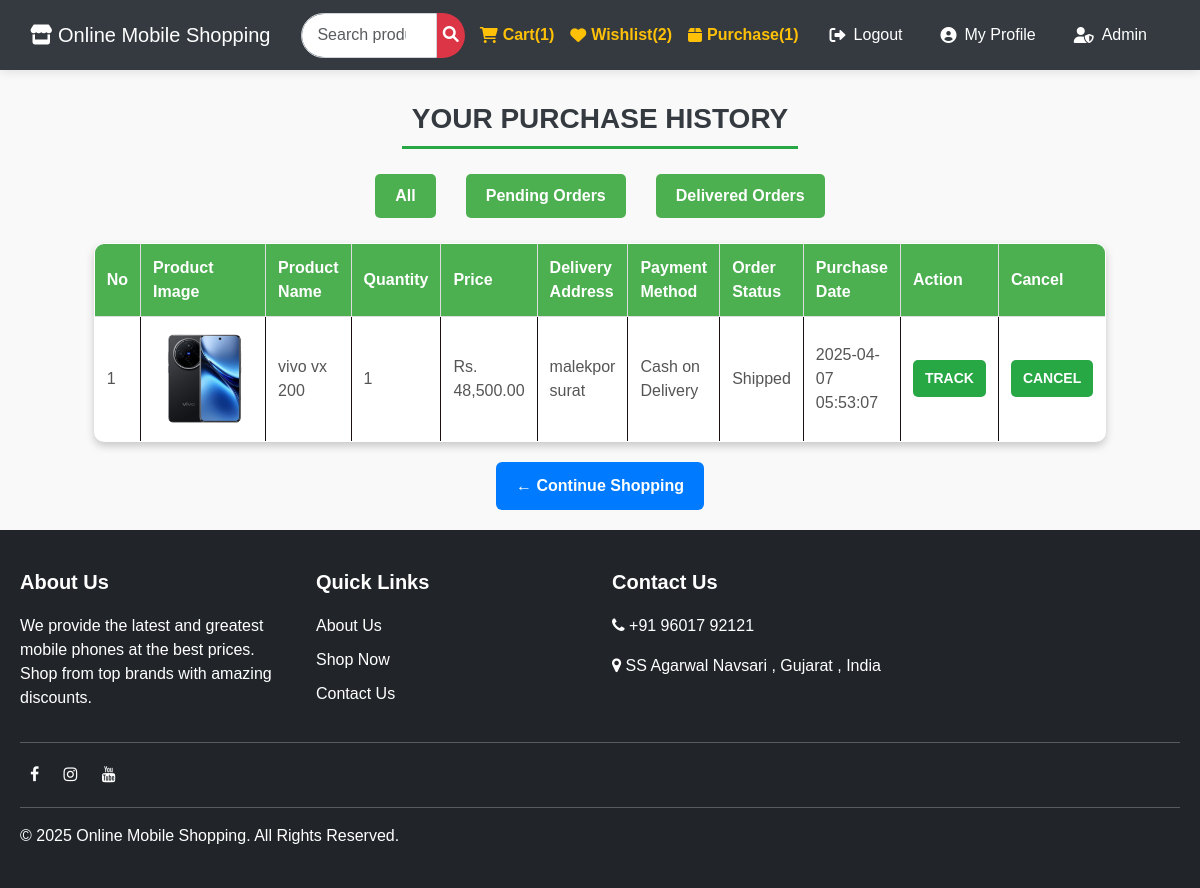
/api/viewpurchase.php (signed in), run on the app's committed database.
### tables this page shows
CREATE TABLE IF NOT EXISTS `purchases` (
  `id` int NOT NULL AUTO_INCREMENT,
  `user_id` int NOT NULL,
  `product_id` int NOT NULL,
  `quantity` int NOT NULL,
  `price` float NOT NULL,
  `address` varchar(200) NOT NULL,
  `purchase_date` timestamp NULL DEFAULT CURRENT_TIMESTAMP,
  `order_status` enum('Pending Payment','Processing','Shipped','Out for Delivery','Delivered') DEFAULT 'Processing',
  `payment_method` varchar(50) DEFAULT NULL,
  PRIMARY KEY (`id`),
  KEY `user_id` (`user_id`),
  KEY `product_id` (`product_id`)
);

CREATE TABLE IF NOT EXISTS `product` (
  `ID` int NOT NULL AUTO_INCREMENT,
  `P_NAME` varchar(100) NOT NULL,
  `P_PRICE` varchar(100) NOT NULL,
  `P_QUENTITY` int NOT NULL,
  `P_COMPANY` varchar(200) NOT NULL,
  `P_IMAGE` varchar(200) NOT NULL,
  `P_DISCOUNT` float DEFAULT '0',
  `P_DISCOUNTED_PRICE` decimal(10,2) NOT NULL,
  `P_RAM` varchar(50) NOT NULL,
  `P_ROM` varchar(50) NOT NULL,
  `P_COLOR` varchar(50) NOT NULL,
  `P_DISPLAY` varchar(100) NOT NULL,
  `P_BATTERY` varchar(100) NOT NULL,
  `P_PROCESSOR` varchar(100) NOT NULL,
  `P_CAMERA` varchar(100) NOT NULL,
  PRIMARY KEY (`ID`)
);

### api/viewpurchase.php (the view, shortened to what this page needs)
<?php
include("header.php");
$user_id = $_SESSION['us_id'];
$query = "SELECT purchases.id, product.P_NAME, product.P_IMAGE, purchases.quantity, purchases.price,
                 purchases.address, purchases.payment_method,
                 purchases.order_status, purchases.purchase_date
          FROM purchases
          INNER JOIN product ON purchases.product_id = product.ID
          WHERE purchases.user_id = '$user_id'";
$result = $con->query($query);
?>
<!DOCTYPE html>
<html lang="en">
<head>
    <link rel="stylesheet" href="../css/purchase.css">
</head>
<body>
    <center><h2 class="cart-heading">Your Purchase History</h2></center>
    <div class="filter-buttons">
        <button class="filter-btn" onclick="filterOrders('all')">All</button>
        <button class="filter-btn" onclick="filterOrders('pending')">Pending Orders</button>
        <button class="filter-btn" onclick="filterOrders('Delivered')">Delivered Orders</button>
    </div>
    <table id="purchaseTable">
        <thead>
            <tr>
                <th>No</th>
                <th>Product Image</th>
                <th>Product Name</th>
                <th>Quantity</th>
                <th>Price</th>
                <th>Delivery Address</th>
                <th>Payment Method</th>
                <th>Order Status</th>
                <th>Purchase Date</th>
                <th class="action-column">Action</th>
                <th class="cancel-column">Cancel</th>
            </tr>
        </thead>
        <tbody>
            <?php if ($result->num_rows > 0): ?>
                <?php $serial = 1; while ($row = $result->fetch_assoc()): ?>
                    <tr class="order-row" data-status="<?= $row['order_status']; ?>">
                        <td><?= $serial++; ?></td>
                        <td><img src="../admin/product/<?= htmlspecialchars($row['P_IMAGE']); ?>" alt="Product Image" width="80"></td>
                        <td><?= htmlspecialchars($row['P_NAME']); ?></td>
                        <td><?= $row['quantity']; ?></td>
                        <td>Rs. <?= number_format($row['price'], 2); ?></td>
                        <td><?= htmlspecialchars($row['address']); ?></td>
                        <td><?= htmlspecialchars($row['payment_method']); ?></td>
                        <td><?= $row['order_status']; ?></td>
                        <td><?= $row['purchase_date']; ?></td>
                        <td class="action-column">
                        <?php if ($row['order_status'] !== 'Delivered'): ?>
                            <form method="GET" action="track_order.php">
                                <button type="submit" class="newbtn" <?= $row['order_status'] === 'Delivered' ? 'class="disabled-btn" disabled' : ''; ?>>Track</button>
                            </form>
                            <?php else: ?>
                                <button class="disabled-btn" disabled>Track</button>
                            <?php endif; ?>
                        </td>
                        <td class="cancel-column">
                            <?php if ($row['order_status'] !== 'Delivered'): ?>
                                <form method="POST" action="cancel_order.php" onsubmit="return confirm('Are you sure you want to cancel this order?');">
                                    <button type="submit" class="newbtn">Cancel</button>
                                </form>
                            <?php else: ?>
                                <button class="disabled-btn" disabled>Cancel</button>
                            <?php endif; ?>
                        </td>
                    </tr>
                <?php endwhile; ?>
            <?php else: ?>
                <tr>
                    <td colspan="10">No purchases found.</td>
                </tr>
            <?php endif; ?>
        </tbody>
    </table>
    <a href="homepage.php" class="continue-shopping">← Continue Shopping</a>
    <?php include 'footer.php'; ?>
</body>
</html>

### css/purchase.css (style rules this page uses)
body { font-family: Arial, sans-serif; background-color: #f9f9f9; margin: 0; padding: 0; }
h2 { text-align: center; margin-top: 20px; color: #333; }
table { margin: 20px auto; border-collapse: collapse; width: 90%; max-width: 1000px; background-color: #ffffff; box-shadow: 0 4px 8px rgba(0, 0, 0, 0.2); border-radius: 10px; overflow: hidden; border: 1px solid #e6e2e2; }
thead { background-color: #4CAF50; color: #ffffff; }
thead th { padding: 12px; text-align: left; border: 1px solid #ddd; }
tbody tr { border: 1px solid #ddd; transition: background-color 0.3s; }
td, th { padding: 12px; text-align: left; }
td { color: #555; border: 1px solid #1b0f0f; }
td img { width: 100px; height: 100px; object-fit: cover; border-radius: 8px; transition: transform 0.3s ease-in-out; }
.cart-heading { text-align: center; font-size: 28px; font-weight: bold; color: #343a40; text-transform: uppercase; margin: 20px 0; padding: 10px; border-bottom: 3px solid #28a745; display: inline-block; }
.newbtn { background-color: #28a745; color: white; padding: 8px 12px; border: none; border-radius: 5px; cursor: pointer; text-transform: uppercase; font-weight: bold; transition: all 0.3s ease-in-out; display: inline-block; font-size: 14px; }
.continue-shopping { display: block; background-color: #007bff; color: white; padding: 12px 20px; border-radius: 6px; font-size: 16px; font-weight: bold; text-decoration: none; text-align: center; transition: all 0.3s ease-in-out; width: fit-content; margin: 20px auto; }
.filter-buttons { margin-left : 250px; margin-right : 250px; display: flex; justify-content: center; align-items: center; gap: 20px; margin-bottom: 20px; }
.filter-btn { padding: 10px 30px; background-color: #4CAF50; color: white; border: none; cursor: pointer; border-radius: 6px; transition: background-color 0.3s ease, transform 0.2s ease; font-size: 16px; font-weight: bold; }

### api/header.php (style rules this page uses)
body { margin: 0; padding: 0; overflow-x: hidden; font-family: 'Segoe UI', Tahoma, Geneva, Verdana, sans-serif; background-color: #f8f9fa; }

### api/viewpurchase.php (style rules this page uses)
.filter-buttons { text-align: center; margin-bottom: 20px; }
.filter-btn { padding: 10px 20px; margin: 5px; background-color: #4CAF50; color: white; border: none; cursor: pointer; border-radius: 5px; transition: 0.3s; }
.newbtn { background-color: #28a745; color: white; padding: 8px 12px; border: none; border-radius: 5px; cursor: pointer; text-transform: uppercase; font-weight: bold; transition: all 0.3s ease-in-out; display: inline-block; font-size: 14px; }

### api/footer.php (style rules this page uses)
body, html { margin: 0; padding: 0; height: 100%; font-family: Arial, sans-serif; }

### data on the page
purchases: product.P_IMAGE (picture), product.P_NAME "vivo vx 200", quantity "1", price "48,500.00", address "malekpor surat", payment_method "Cash on Delivery", order_status "Shipped", purchase_date "2025-04-07 05:53:07"

### other printed values
$cart_count "1"
$wishlist_count "2"
$wishlis_count "1"
